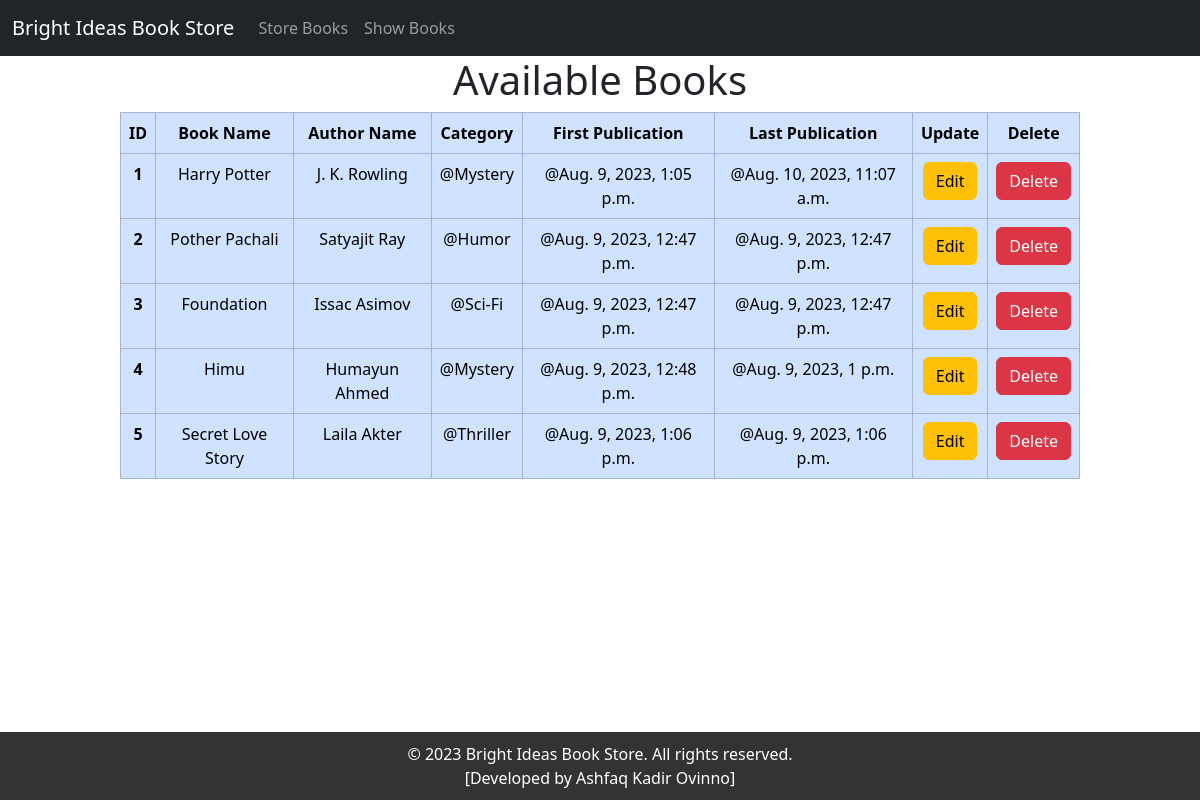
The page /show_books/ on the database as committed earlier.
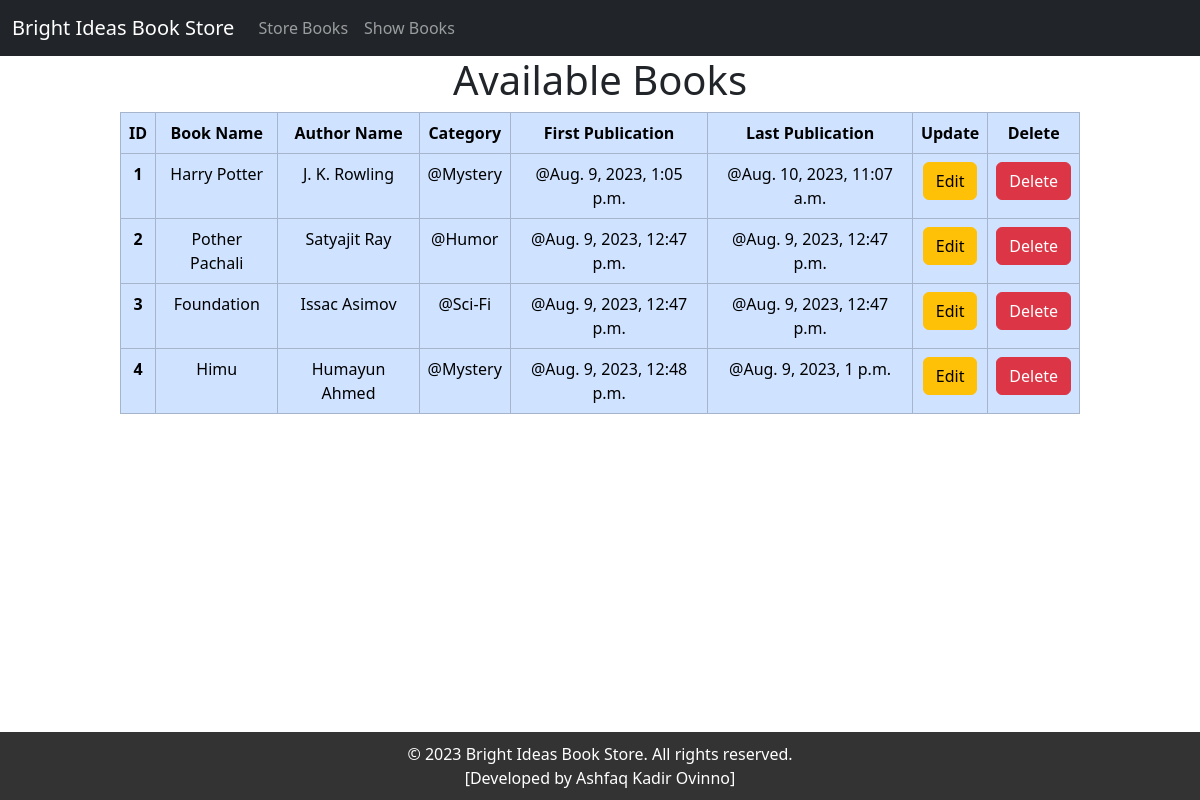
The same page on the database as committed later.
### book/models.py (models this page shows)
class BookStoreModel(models.Model):
    CATEGORY = (
        ('Mystery', 'Mystery'),
        ('Thriller', 'Thriller'),
        ('Sci-Fi', 'Sci-Fi'),
        ('Humor', 'Humor'),
        ('Horror', 'Horror'),
    )
    id = models.IntegerField(primary_key=True)
    book_name = models.CharField(max_length=30)
    author = models.CharField(max_length=30)
    category = models.CharField(max_length=30, choices=CATEGORY)
    first_pub = models.DateTimeField(auto_now_add=True) # first entry
    last_pub = models.DateTimeField(auto_now=True) # edited entry

### book/views.py (the view)
# urls.py: path('show_books/', show_book, name='show_book'),
def show_book(request):
    book = BookStoreModel.objects.all()
    return render(request, 'show_book.html', {'data': book})

### book/templates/show_book.html (shortened to what this page needs)
{% extends 'base.html' %}
{% block content %}
<div style="width: 50%; margin: auto; text-align: center">
  <h1>Available Books</h1>
  {% if data %}
</div>
<div style="width: 80%; margin: auto; text-align: center">
  <table class="table table-bordered table-primary">
    <thead>
      <tr>
        <th scope="col">ID</th>
        <th scope="col">Book Name</th>
        <th scope="col">Author Name</th>
        <th scope="col">Category</th>
        <th scope="col">First Publication</th>
        <th scope="col">Last Publication</th>
        <th scope="col">Update</th>
        <th scope="col">Delete</th>
      </tr>
    </thead>
    <tbody>
      {% for item in data %}
      <tr>
        <th scope="row">{{item.id}}</th>
        <td>{{item.book_name}}</td>
        <td>{{item.author}}</td>
        <td>@{{item.category}}</td>
        <td>@{{item.first_pub}}</td>
        <td>@{{item.last_pub}}</td>
        <td>
          <a href="{% url 'edit_book' id=item.id %}" class="btn btn-warning"
            >Edit</a
          >
        </td>
        <td>
          <a href="{% url 'delete_book' id=item.id %}" class="btn btn-danger"
            >Delete</a
        </td>
      </tr>
      {% endfor %}
    </tbody>
  </table>
{% else %}
  <h3>No Data Available</h3>
  {% endif %}
</div>
{% endblock %}

Rows that differ between the two databases and show on the page:
removed BookStoreModel: id "5", book_name "Secret Love Story", author "Laila Akter", category "Thriller", first_pub "Aug. 9, 2023, 1:06 p.m.", last_pub "Aug. 9, 2023, 1:06 p.m."
